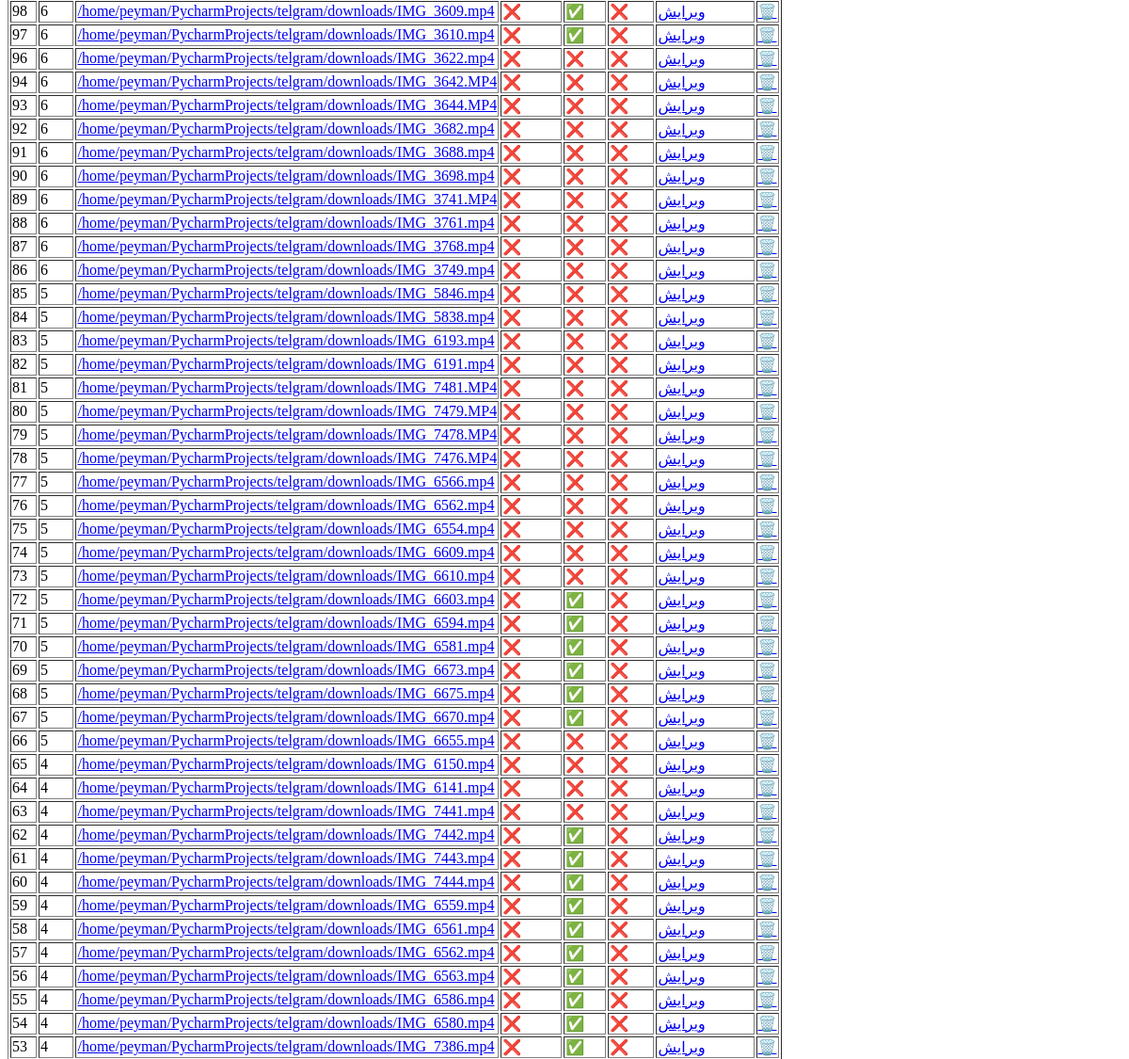
Before: / (middle part) with the older database file.
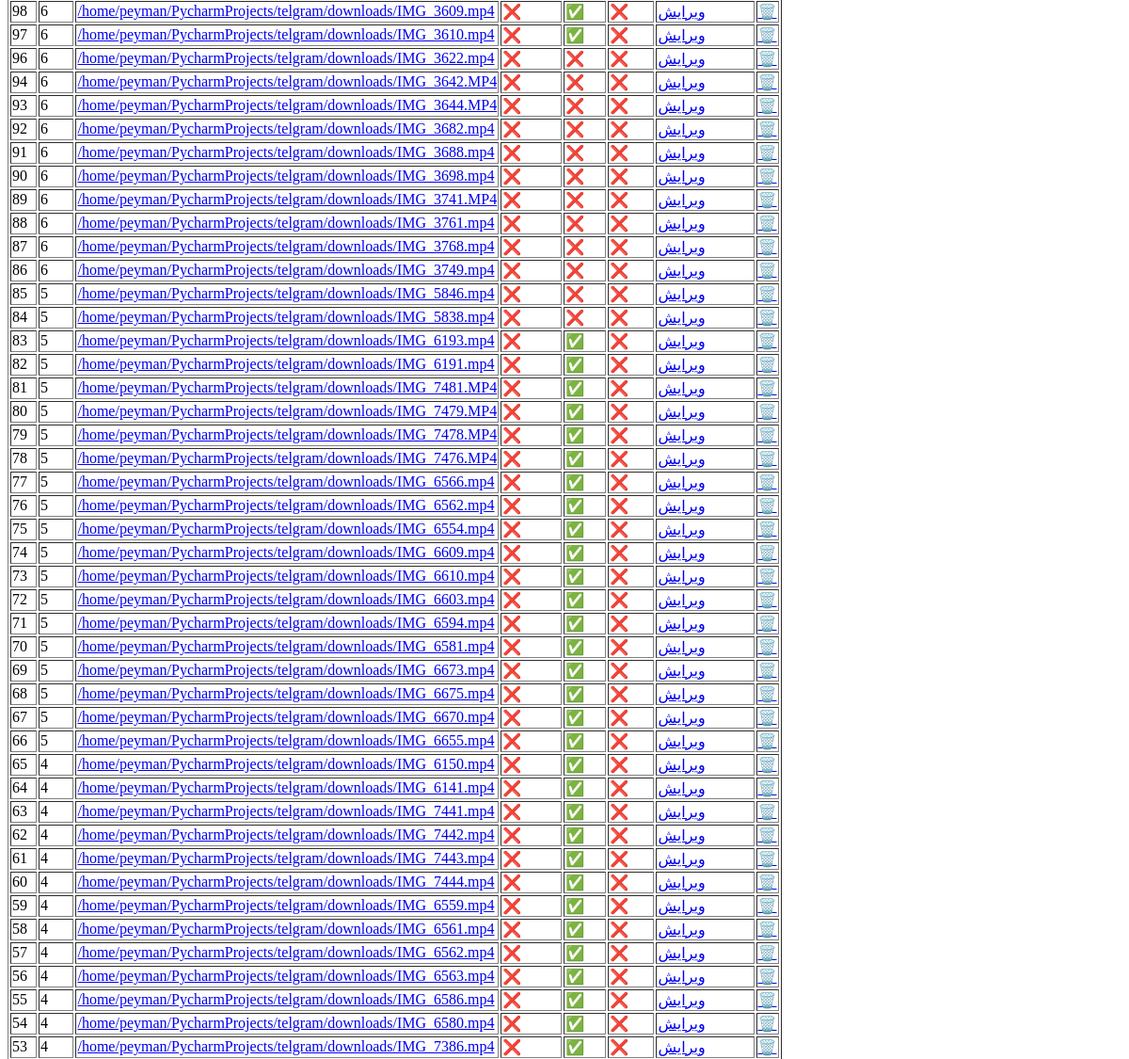
After: the same page with the newer database file.
### tables this page shows
CREATE TABLE "videos" (
	"id"	INTEGER,
	"telegram_message_id"	INTEGER,
	"channel_id"	INTEGER,
	"file_unique_id"	TEXT,
	"file_path"	TEXT,
	"caption"	TEXT,
	"downloaded_at"	TEXT,
	"watermarked_path"	TEXT,
	"uploaded_aparat"	INTEGER DEFAULT 0,
	"aparat_link"	TEXT,
	"uploaded_youtube"	INTEGER DEFAULT 0,
	"youtube_link"	TEXT,
	"uploaded_instagram"	INTEGER DEFAULT 0,
	"instagram_link"	TEXT,
	"title"	 TEXT,
	"description"	TEXT,
	PRIMARY KEY("id" AUTOINCREMENT),
	FOREIGN KEY("channel_id") REFERENCES "channels"("id")
);

### app.py (the view)
@app.route("/")
def dashboard():
    channels = database.get_channels()
    videos = database.get_all_videos_dash()
    return render_template("dashboard.html", channels=channels, videos=videos)

### database.py (called while the page is built)
def get_connection():
    return sqlite3.connect(DB_PATH)

def get_channels():
    with get_connection() as conn:
        c = conn.cursor()
        c.execute('SELECT id, username, last_checked_message_id FROM channels')
        return c.fetchall()

def get_all_videos_dash():
    with get_connection() as conn:
        c = conn.cursor()
        c.execute('SELECT * FROM videos where (uploaded_aparat < 1 or uploaded_youtube < 1)  order by ID DESC, title ASC')
        return c.fetchall()

### templates/dashboard.html (shortened to what this page needs)
<!doctype html>
<html lang="fa">
<head>
</head>
<body>
<br>
<br>
<br>
<br>
<table border="1">
    {% for v in videos %}
        <tr {% if v[15] == '' %}class="no-title"{% endif %}>
            <td>{{ v[0] }}</td>
            <td>{{ v[2] }}</td>
            <td><a target="_blank" href="{{ url_for('download_file', filename=v[4].split('/')[-1]) }}">{{ v[4] }}</a></td>
            <td>{{ "✅" if v[7] else "❌" }}</td>
            <td>{{ "✅" if v[8] else "❌" }}</td>
            <td>{{ "✅" if v[10] else "❌" }}</td>
            <td><a href="{{ url_for('edit_video', video_id=v[0]) }}">ویرایش</a></td>
            <td><a href="/delete_video/{{ v[0] }}" onclick="return confirm('این ویدیو حذف شود؟')">🗑️</a></td>
        </tr>
    {% endfor %}
</table>
</body>
</html>

Changed rows visible on the page:
changed videos "/home/peyman/PycharmProjects/telgram/downloads/IMG_6193.mp4": uploaded_aparat "❌" → "✅"
changed videos "/home/peyman/PycharmProjects/telgram/downloads/IMG_6191.mp4": uploaded_aparat "❌" → "✅"
changed videos "/home/peyman/PycharmProjects/telgram/downloads/IMG_7481.MP4": uploaded_aparat "❌" → "✅"
changed videos "/home/peyman/PycharmProjects/telgram/downloads/IMG_7479.MP4": uploaded_aparat "❌" → "✅"
changed videos "/home/peyman/PycharmProjects/telgram/downloads/IMG_7478.MP4": uploaded_aparat "❌" → "✅"
changed videos "/home/peyman/PycharmProjects/telgram/downloads/IMG_7476.MP4": uploaded_aparat "❌" → "✅"
changed videos "/home/peyman/PycharmProjects/telgram/downloads/IMG_6566.mp4": uploaded_aparat "❌" → "✅"
changed videos id 76: uploaded_aparat "❌" → "✅"
changed videos "/home/peyman/PycharmProjects/telgram/downloads/IMG_6554.mp4": uploaded_aparat "❌" → "✅"
changed videos "/home/peyman/PycharmProjects/telgram/downloads/IMG_6609.mp4": uploaded_aparat "❌" → "✅"
changed videos "/home/peyman/PycharmProjects/telgram/downloads/IMG_6610.mp4": uploaded_aparat "❌" → "✅"
changed videos "/home/peyman/PycharmProjects/telgram/downloads/IMG_6655.mp4": uploaded_aparat "❌" → "✅"
changed videos "/home/peyman/PycharmProjects/telgram/downloads/IMG_6150.mp4": uploaded_aparat "❌" → "✅"
changed videos "/home/peyman/PycharmProjects/telgram/downloads/IMG_6141.mp4": uploaded_aparat "❌" → "✅"
changed videos "/home/peyman/PycharmProjects/telgram/downloads/IMG_7441.mp4": uploaded_aparat "❌" → "✅"
